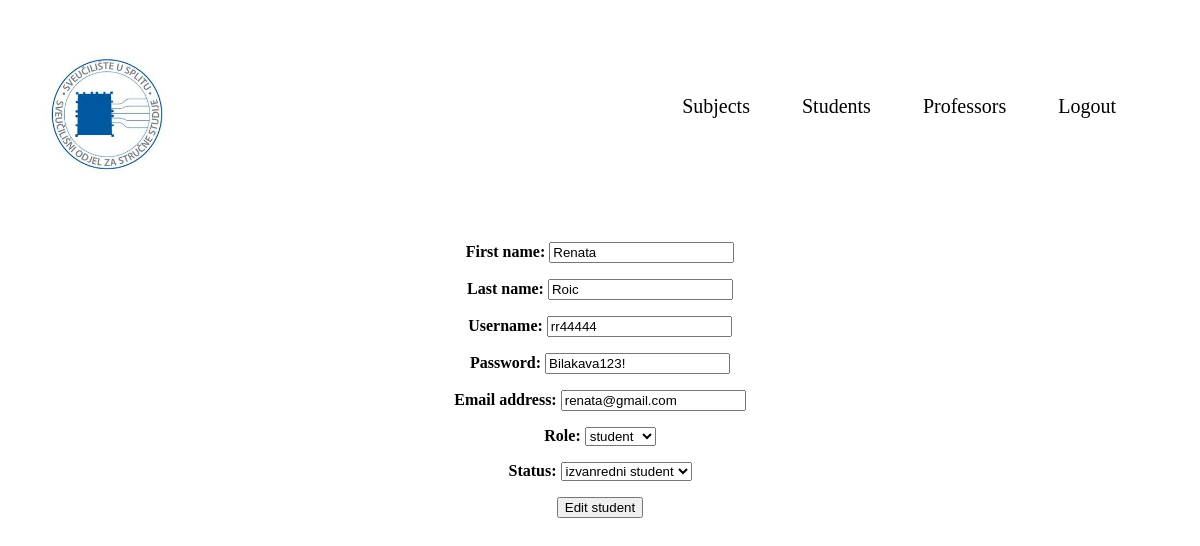
/students/edit/8 (signed in), run on the app's committed database.
### app/models.py (models this page shows, shortened)
class Korisnik(AbstractUser):
    ROLES = (('prof', 'profesor'), ('stu', 'student'))
    STATUS = (('none', 'None'), ('izv', 'izvanredni student'), ('red', 'redovni student'))
    role = models.CharField(max_length=50, choices=ROLES)
    status = models.CharField(max_length=50, choices=STATUS)

### app/decorators.py (the view)
        def wrap(request, *args, **kwargs):
            if request.user.role in allowed_roles:
                return view_func(request, *args, **kwargs)
            else:
                raise PermissionDenied

### app/forms.py
class NewUserForm(ModelForm):
    class Meta:
        model = Korisnik
        fields = ['first_name', 'last_name', 'username', 'password', 'email', 'role', 'status']

### app/views.py (called while the page is built)
@login_required
@role_required(allowed_roles=[''])
def edit_student(request, id):
    student = Korisnik.objects.get(id=id)
    if request.method == "POST":
        form = NewUserForm(request.POST, instance=student)
        if form.is_valid():
            form.save()
            messages.success(request, 'Student successfully edited!')
            return redirect('/students/')
    form = NewUserForm(instance=student)
    return render(request, 'edit_student.html', {'form':form})

### app/templates/edit_student.html (shortened to what this page needs)
{% extends 'base.html' %}
{% block body %}
    <div class="edit_student">
        <form method = "POST">
            {% for data in form %}
                <p><b>{{data.label}}:</b>
                {{data}}</p>
            {% endfor %}
            <input type="submit" value="Edit student">
        </form>
    </div>
{% endblock %}

### app/static/styles.css (style rules this page uses)
.edit_student { text-align: center; }

### data on the page
Korisnik: form "Renata" "Roic" "rr44444" "Bilakava123!" "renata@gmail.com" "student" "izvanredni student"

### other printed values
{{ data.label }} "First name" "Last name" "Username" "Password" "Email address" "Role" "Status"
